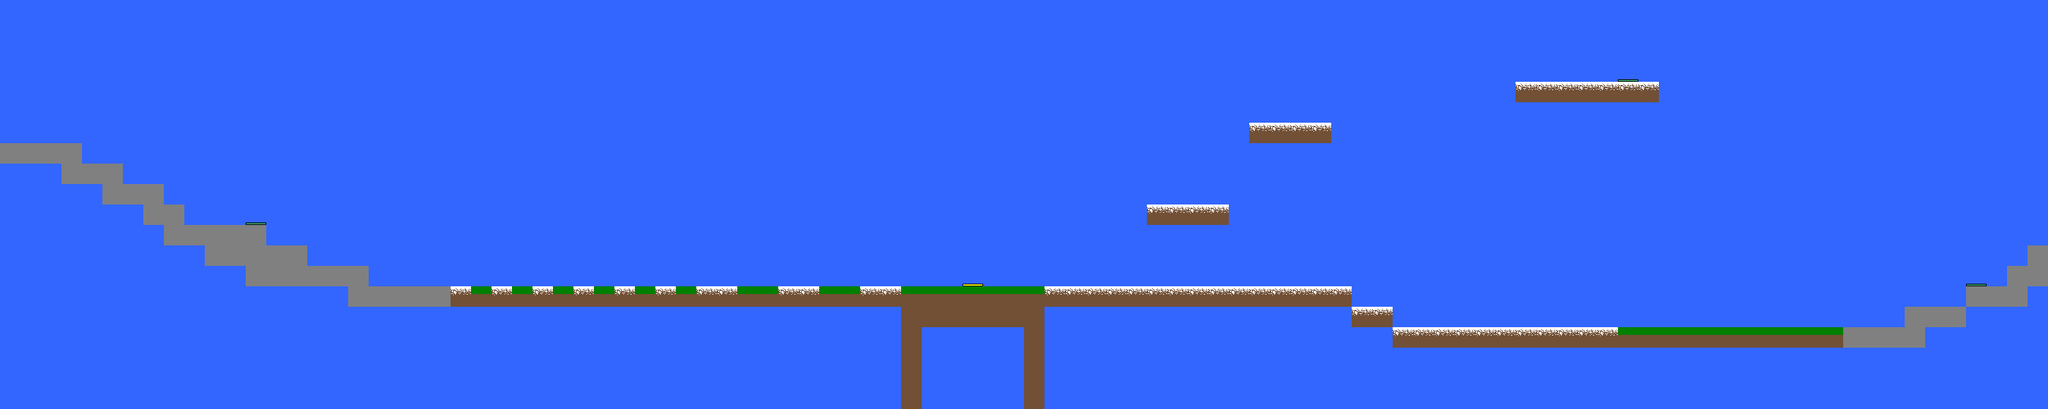

Below is a game level as drawn by its tile map, then a one-line description and the .tmx that defines it (tile-layer data replaced by summaries):
An orthogonal 100x20 tile map with 32x32 px tiles, 2 tile layers (bgLayer, mgLayer), 1 hidden layer not drawn, 2 tilesets and 4 objects.

<map version="1.0" orientation="orthogonal" width="100" height="20" tilewidth="32" tileheight="32">
 <tileset firstgid="1" name="tileset" tilewidth="32" tileheight="32">
  <image source="tileset.png" width="256" height="256" />
  <tile id="0">
   <properties>
    <property name="blocked" value="" />
   </properties>
  </tile>
  <tile id="2">
   <properties>
    <property name="blocked" value="" />
   </properties>
  </tile>
  <tile id="8">
   <properties>
    <property name="blocked" value="" />
   </properties>
  </tile>
  <tile id="9">
   <properties>
    <property name="blocked" value="" />
   </properties>
  </tile>
  <tile id="16">
   <properties>
    <property name="blocked" value="" />
    <property name="ice" value="" />
   </properties>
  </tile>
 </tileset>
 <tileset firstgid="65" name="ojTileset" tilewidth="32" tileheight="32">
  <image source="ojTileset.png" width="256" height="256" />
  <tile id="0">
   <properties>
    <property name="playerSpawn" value="" />
   </properties>
  </tile>
  <tile id="1">
   <properties>
    <property name="mapEnd" value="" />
   </properties>
  </tile>
 </tileset>
 <layer name="bgLayer" width="100" height="20">
  <data>[2000 cells, 2000 non-empty, 1 distinct tile ids]</data>
 </layer>
 <layer name="mgLayer" width="100" height="20">
  <data>[2000 cells, 148 non-empty, 6 distinct tile ids]</data>
 </layer>
 <layer name="fgLayer" width="100" height="20" visible="0">
  <data>[2000 cells, 0 non-empty, 0 distinct tile ids]</data>
 </layer>
 <objectgroup name="ojLayer" width="100" height="20">
  <object gid="65" x="1504" y="448" />
  <object gid="66" x="384" y="352" />
  <object gid="66" x="2528" y="128" />
  <object gid="66" x="3072" y="448" />
 </objectgroup>
</map>
